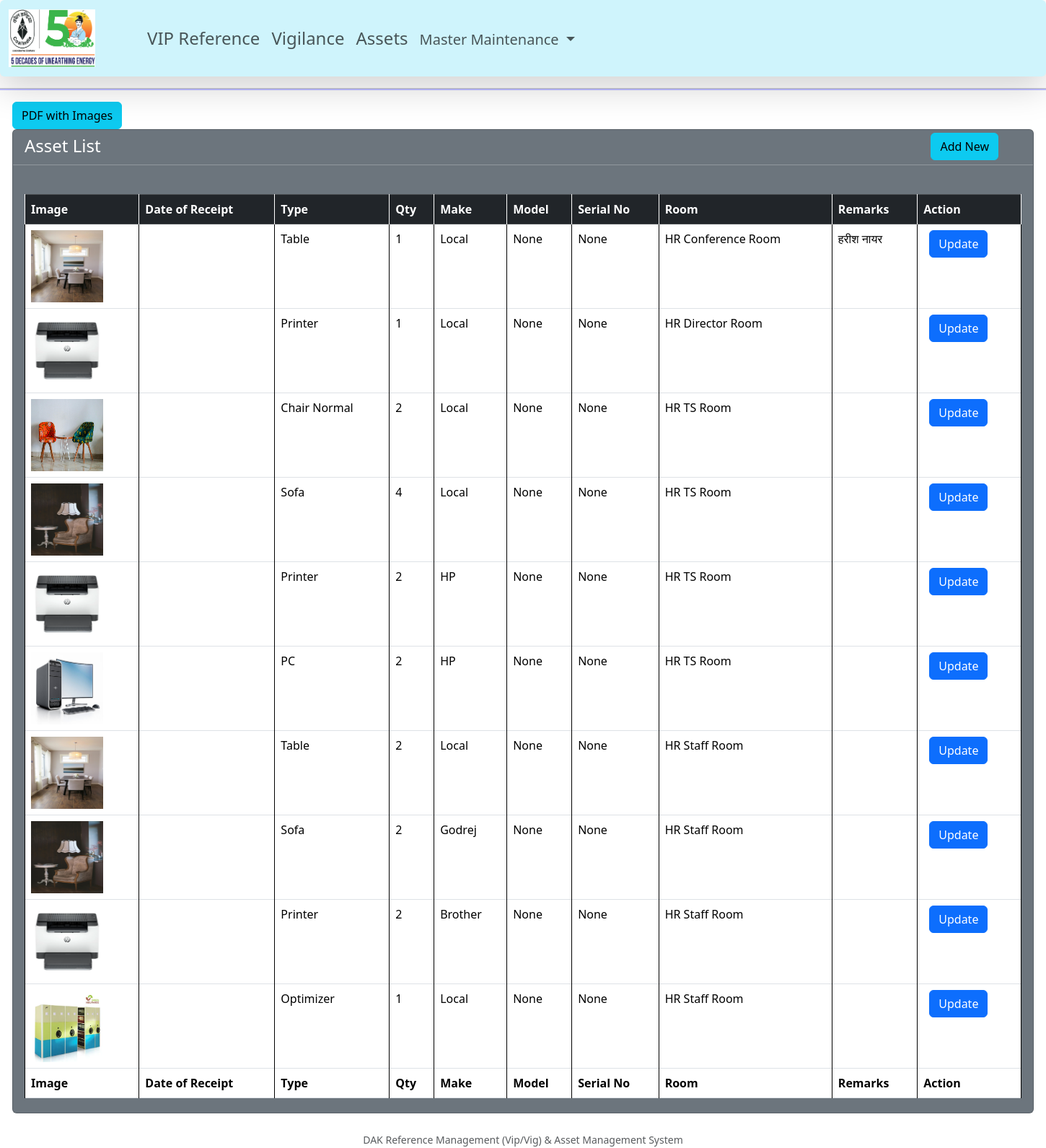
Screenshot of /fur/asset_home/ with the database file from the repository.
### furniture/models.py (models this page shows, shortened)
class Furniture(models.Model):
    room_choices=[
        ('2310','HR Director Room'),
        ('2311','HR TS Room'),
        ('2313','HR Staff Room'),
        ('231V','HR Visting Room'),
        ('2308','HR Conference Room'),
        ('231R','HR Rest Room'),
    ]
    furniture_choices=[
        ('1','Chair Normal'),
        ('2','Table'),
        ('3','Almirah'),
        ('4','Bookself'),
        ('5','PC'),
        ('6','Printer'),
        ('7','Color Printer'),
        ('8','Chair Executive'),
    ]
    furniture_type= models.ForeignKey(AssetDesc, on_delete=models.CASCADE, related_name='furniture')
    furniture_qty= models.PositiveSmallIntegerField(null=True, blank=True)
    furniture_dt_receipt= models.DateField(null=True, blank=True)
    furniture_make= models.CharField(max_length=60)
    furniture_model= models.CharField(max_length=60,null=True, blank=True)
    furniture_serial= models.CharField(max_length=60,null=True, blank=True)
    furniture_room= models.CharField(choices= room_choices)
    furniture_image= models.ImageField(upload_to='assets',null=True, blank=True, default=str(settings.MEDIA_ROOT) + '/No_Image.jpg')
    thumbnail_new= models.ImageField(upload_to='thumbnails_new',editable=False, null=True, blank=True)
    furniture_remarks= models.TextField(null=True, blank=True)
    furniture_updated = models.DateTimeField(auto_now=True)
    furniture_created = models.DateTimeField(auto_now_add=True)
    class Meta:
        ordering = ['furniture_room','-furniture_dt_receipt']

class AssetDesc(models.Model):
    asset_name= models.CharField(max_length=50, blank=True)
    def __str__(self):
        return self.asset_name

### furniture/views.py (the view)
# urls.py: path('asset_home/', views.fur_home , name='fur_home'),
def fur_home(request):
    data = Furniture.objects.select_related('furniture_type').all()
    context= {'data':data}
    return render (request, 'furniture/asset_home.html', context)

### furniture/templates/furniture/asset_home.html (shortened to what this page needs)
{% extends 'base.html' %}
{% load static %}
{% block content %}
        <div class="container-fluid" style="width:1440px;">
            <div>
                <a class="btn btn-info" href="{% url 'fur:asset_pdf' %}">PDF with Images</a>
            </div>
        <div class="card text-white bg-secondary fw-800" >
            <div class='position-relative mb-3'>
                <div class='position-absolute top-0 start-0'>
                    <h4 class="text-white mx-3 mt-2"> Asset List </h4>
                </div>
                <div class="position-absolute top-0 end-0 mt-1 me-5">
                    <a class="btn btn-info" href="{% url 'fur:fur_add' %}">Add New</a>
                </div>
            </div>
            <div class='mt-3'>
                <hr>
            </div>
        <div class="card-body">
        <table id="asset" class="table  table-hover table-bordered mt-2  mb-1" >
            <thead class=" table-dark">
                <tr>
                    <th>Image</th>
                    <th>Date of Receipt</th>
                    <th>Type</th>
                    <th>Qty</th>
                    <th>Make</th>
                    <th>Model</th>
                    <th>Serial No</th>
                    <th>Room</th>
                    <th>Remarks</th>
                    <th>Action</th>
                </tr>
            </thead>
            <tbody>
                {% for d in data %}
                <tr>
                    <td><img src='{{d.furniture_image.url}}' width='100px' height='100px'></td>
                    <td>{{d.furniture_dt_receipt | date:"d-m-Y" }}</td>
                    <td>{{d.furniture_type}}</td>
                    <td>{{d.furniture_qty}}</td>
                    <td>{{d.furniture_make}}</td>
                    <td>{{d.furniture_model}}</td>
                    <td>{{d.furniture_serial}}</td>
                    <td>{{d.get_furniture_room_display}}</td>
                    <td>{{d.furniture_remarks}}</td>
                    <td>
                    <a class="btn btn-primary ms-2" href="{% url 'fur:fur_update' d.id %}">Update</a>
                    </td>
                </tr>
                {% endfor %}
            </tbody>
            <tfoot>
                <tr>
                    <th>Image</th>
                    <th>Date of Receipt</th>
                    <th>Type</th>
                    <th>Qty</th>
                    <th>Make</th>
                    <th>Model</th>
                    <th>Serial No</th>
                    <th>Room</th>
                    <th>Remarks</th>
                    <th>Action</th>
                </tr>
            </tfoot>
        </table>
    </div>
    </div>
</div>
    {% endblock content %}

### templates/base.html (style rules this page uses)
thead { position: sticky; padding: 3px; margin: 3px; top: 0; }
td, th { border: 1px solid; }

### rows the page displays
Furniture: furniture_image (picture), furniture_type "Table", furniture_qty "1", furniture_make "Local", furniture_model "None", furniture_serial "None", furniture_room "HR Conference Room", furniture_remarks "हरीश नायर"
Furniture: furniture_image (picture), furniture_type "Printer", furniture_qty "1", furniture_make "Local", furniture_model "None", furniture_serial "None", furniture_room "HR Director Room"
Furniture: furniture_image (picture), furniture_type "Chair Normal", furniture_qty "2", furniture_make "Local", furniture_model "None", furniture_serial "None", furniture_room "HR TS Room"
Furniture: furniture_image (picture), furniture_type "Sofa", furniture_qty "4", furniture_make "Local", furniture_model "None", furniture_serial "None", furniture_room "HR TS Room"
Furniture: furniture_image (picture), furniture_type "Printer", furniture_qty "2", furniture_make "HP", furniture_model "None", furniture_serial "None", furniture_room "HR TS Room"
Furniture: furniture_image (picture), furniture_type "PC", furniture_qty "2", furniture_make "HP", furniture_model "None", furniture_serial "None", furniture_room "HR TS Room"
Furniture: furniture_image (picture), furniture_type "Table", furniture_qty "2", furniture_make "Local", furniture_model "None", furniture_serial "None", furniture_room "HR Staff Room"
Furniture: furniture_image (picture), furniture_type "Sofa", furniture_qty "2", furniture_make "Godrej", furniture_model "None", furniture_serial "None", furniture_room "HR Staff Room"
Furniture: furniture_image (picture), furniture_type "Printer", furniture_qty "2", furniture_make "Brother", furniture_model "None", furniture_serial "None", furniture_room "HR Staff Room"
Furniture: furniture_image (picture), furniture_type "Optimizer", furniture_qty "1", furniture_make "Local", furniture_model "None", furniture_serial "None", furniture_room "HR Staff Room"
